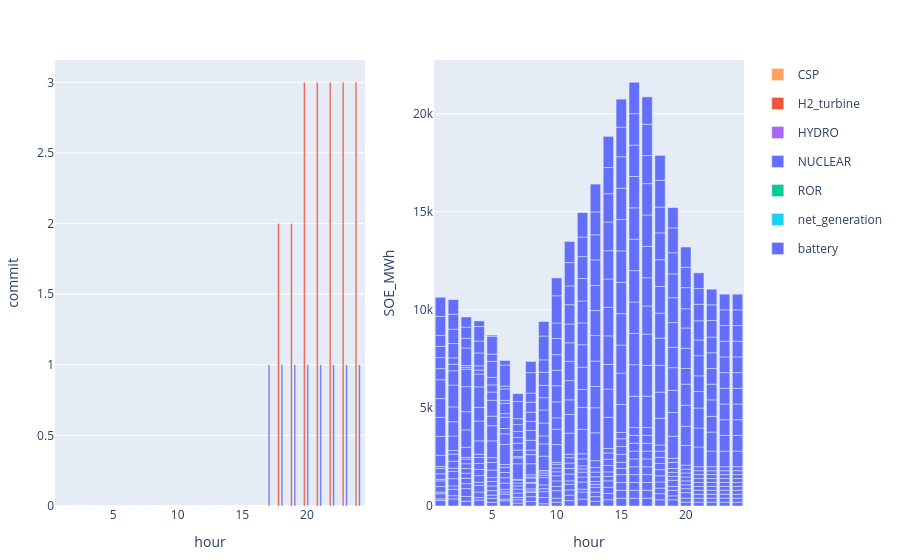

Notebook code cell kept with this figure:
### Code cell
to_plot = commit_uc[(commit_uc.configuration .== config_2) .&  (commit_uc.day .== day_),:] 
p1 = plot(to_plot, x = :hour, y = :commit,  kind = "bar", color = :resource, stackgroup = 1) #Layout(barmode="stack"))

to_plot = s_uc.storage[(s_uc.storage.configuration .== config_2) .&  (s_uc.storage.day .== day_),:]
p2 = plot(to_plot, x = :hour , y = :SOE_MWh, color = :resource, kind = "bar", Layout(barmode="stack")) 
[p1 p2]

### Figure 1 — Plotly figure (JSON) as saved in the notebook; plotly's stock layout.template omitted (floating-point values rounded to 4 significant figures; data arrays with more than 128 entries replaced by an {"elided": "..."} marker saying what was removed)
{"data": [{"legendgroup": "CSP", "marker": {"color": "#FFA15A"}, "name": "CSP", "showlegend": true, "stackgroup": 1, "type": "bar", "x": [1, 2, 3, 4, 5, 6, 7, 8, 9, 10, 11, 12, 13, 14, 15, 16, 17, 18, 19, 20, 21, 22, 23, 24], "xaxis": "x1", "y": [null, null, null, null, null, null, null, null, null, null, null, null, null, null, null, null, null, null, null, null, null, null, null, null], "yaxis": "y1"}, {"legendgroup": "H2_turbine", "marker": {"color": "#EF553B"}, "name": "H2_turbine", "showlegend": true, "stackgroup": 1, "type": "bar", "x": [1, 2, 3, 4, 5, 6, 7, 8, 9, 10, 11, 12, 13, 14, 15, 16, 17, 18, 19, 20, 21, 22, 23, 24], "xaxis": "x1", "y": [0, 0, 0, 0, 0, 0, 0, 0, 0, 0, 0, 0, 0, 0, 0, 0, 0, 2, 2, 3, 3, 3, 3, 3], "yaxis": "y1"}, {"legendgroup": "HYDRO", "marker": {"color": "#ab63fa"}, "name": "HYDRO", "showlegend": true, "stackgroup": 1, "type": "bar", "x": [1, 2, 3, 4, 5, 6, 7, 8, 9, 10, 11, 12, 13, 14, 15, 16, 17, 18, 19, 20, 21, 22, 23, 24], "xaxis": "x1", "y": [null, null, null, null, null, null, null, null, null, null, null, null, null, null, null, null, null, null, null, null, null, null, null, null], "yaxis": "y1"}, {"legendgroup": "NUCLEAR", "marker": {"color": "#636efa"}, "name": "NUCLEAR", "showlegend": true, "stackgroup": 1, "type": "bar", "x": [1, 2, 3, 4, 5, 6, 7, 8, 9, 10, 11, 12, 13, 14, 15, 16, 17, 18, 19, 20, 21, 22, 23, 24], "xaxis": "x1", "y": [0, 0, 0, 0, 0, 0, 0, 0, 0, 0, 0, 0, 0, 0, 0, 0, 1, 1, 1, 1, 1, 1, 1, 1], "yaxis": "y1"}, {"legendgroup": "ROR", "marker": {"color": "#00cc96"}, "name": "ROR", "showlegend": true, "stackgroup": 1, "type": "bar", "x": [1, 2, 3, 4, 5, 6, 7, 8, 9, 10, 11, 12, 13, 14, 15, 16, 17, 18, 19, 20, 21, 22, 23, 24], "xaxis": "x1", "y": [null, null, null, null, null, null, null, null, null, null, null, null, null, null, null, null, null, null, null, null, null, null, null, null], "yaxis": "y1"}, {"legendgroup": "net_generation", "marker": {"color": "#19d3f3"}, "name": "net_generation", "showlegend": true, "stackgroup": 1, "type": "bar", "x": [1, 2, 3, 4, 5, 6, 7, 8, 9, 10, 11, 12, 13, 14, 15, 16, 17, 18, 19, 20, 21, 22, 23, 24], "xaxis": "x1", "y": [null, null, null, null, null, null, null, null, null, null, null, null, null, null, null, null, null, null, null, null, null, null, null, null], "yaxis": "y1"}, {"legendgroup": "battery", "marker": {"color": "#636efa"}, "name": "battery", "showlegend": true, "type": "bar", "x": {"elided": "504 int values"}, "xaxis": "x2", "y": {"elided": "504 float values"}, "yaxis": "y2"}], "layout": {"margin": {"b": 50, "l": 50, "r": 50, "t": 60}, "xaxis1": {"anchor": "y1", "domain": [0, 0.45], "title": {"text": "hour"}}, "xaxis2": {"anchor": "y2", "domain": [0.55, 1], "title": {"text": "hour"}}, "yaxis1": {"anchor": "x1", "domain": [0, 1], "title": {"text": "commit"}}, "yaxis2": {"anchor": "x2", "domain": [0, 1], "title": {"text": "SOE_MWh"}}}}
